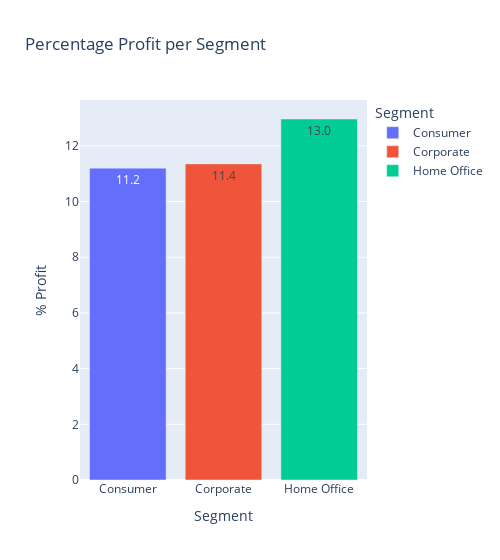

Here is the notebook cell this chart was saved with:
### Code cell
# % Profit per Segment

df_ship=df[['Segment', '% Profit']].groupby('Segment').mean()
df_ship=df_ship.reset_index()

fig = px.bar(df_ship, y='% Profit', x='Segment', text_auto='.3s', width = 500,
             title="Percentage Profit per Segment", color='Segment')
fig.show()

### Figure 1 — Plotly figure (JSON) as saved in the notebook; plotly's stock layout.template omitted (floating-point values rounded to 4 significant figures)
{"data": [{"alignmentgroup": "True", "hovertemplate": "Segment=%{x}<br>% Profit=%{y}<extra></extra>", "legendgroup": "Consumer", "marker": {"color": "#636efa", "pattern": {"shape": ""}}, "name": "Consumer", "offsetgroup": "Consumer", "orientation": "v", "showlegend": true, "textposition": "auto", "texttemplate": "%{y:.3s}", "type": "bar", "x": ["Consumer"], "xaxis": "x", "y": [11.2], "yaxis": "y"}, {"alignmentgroup": "True", "hovertemplate": "Segment=%{x}<br>% Profit=%{y}<extra></extra>", "legendgroup": "Corporate", "marker": {"color": "#EF553B", "pattern": {"shape": ""}}, "name": "Corporate", "offsetgroup": "Corporate", "orientation": "v", "showlegend": true, "textposition": "auto", "texttemplate": "%{y:.3s}", "type": "bar", "x": ["Corporate"], "xaxis": "x", "y": [11.35], "yaxis": "y"}, {"alignmentgroup": "True", "hovertemplate": "Segment=%{x}<br>% Profit=%{y}<extra></extra>", "legendgroup": "Home Office", "marker": {"color": "#00cc96", "pattern": {"shape": ""}}, "name": "Home Office", "offsetgroup": "Home Office", "orientation": "v", "showlegend": true, "textposition": "auto", "texttemplate": "%{y:.3s}", "type": "bar", "x": ["Home Office"], "xaxis": "x", "y": [12.96], "yaxis": "y"}], "layout": {"barmode": "relative", "legend": {"title": {"text": "Segment"}, "tracegroupgap": 0}, "title": {"text": "Percentage Profit per Segment"}, "width": 500, "xaxis": {"anchor": "y", "categoryarray": ["Consumer", "Corporate", "Home Office"], "categoryorder": "array", "domain": [0, 1], "title": {"text": "Segment"}}, "yaxis": {"anchor": "x", "domain": [0, 1], "title": {"text": "% Profit"}}}}
